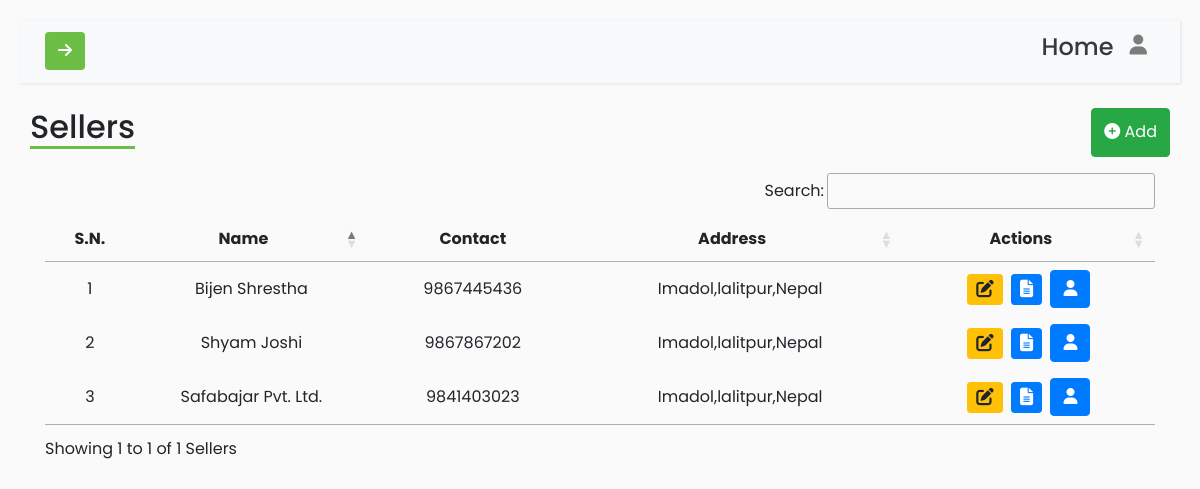
The app's page /Seller.php (signed in) with its own data.
### tables this page shows
CREATE TABLE `Seller` (
  `Id` int(255) NOT NULL,
  `Name` varchar(255) DEFAULT NULL,
  `Contact` varchar(255) DEFAULT NULL,
  `Address` varchar(255) DEFAULT NULL,
  `Citizenship` varchar(255) DEFAULT NULL,
  `Photo` varchar(255) DEFAULT NULL
);

### Seller.php (the view, shortened to what this page needs)
<!DOCTYPE html>
<html>
<head>
    <link rel="stylesheet" href="https://stackpath.bootstrapcdn.com/bootstrap/4.1.0/css/bootstrap.min.css"
>
    <link rel="stylesheet" href="style.css">
    <link rel="stylesheet"
        href="https://cdnjs.cloudflare.com/ajax/libs/malihu-custom-scrollbar-plugin/3.1.5/jquery.mCustomScrollbar.min.css">
    <link rel="stylesheet" href="https://cdnjs.cloudflare.com/ajax/libs/font-awesome/6.4.0/css/all.min.css"
 />
    <link rel="stylesheet" href="https://cdn.datatables.net/1.13.4/css/jquery.dataTables.css" />
</head>
<body>
    <div class="wrapper">
        <div id="content">
            <nav class="navbar navbar-expand-lg navbar-light bg-light sticky-top">
                <div class="container-fluid">
                    <button type="button" id="sidebarCollapse" class="btn">
                        <i class="fas fa-arrow-right"></i>
                    </button>
                    <div class="collapse navbar-collapse" id="navbarSupportedContent">
                        <ul class="nav navbar-nav ml-auto">
                            <li class="nav-item">
                                <a class="nav-link text-dark h4" href="Index.php">Home</a>
                            </li>
                            <li class="nav-item dropdown">
                                <a class="nav-link" data-toggle="dropdown" href="#" role="button" aria-haspopup="true"
                                    aria-expanded="false"><i class="fa-solid fa-user fa-lg"></i></a>
                            </li>
                        </ul>
                    </div>
                </div>
            </nav>
            <div class="container">
                <div class="row d-flex justify-content-center align-items-center">
                    <div class="col-lg-12 col-md-12 col-sm-12 ">
                        <div class="row mb-3 d-flex justify-content-between">
                            <h2 class="cath2">Sellers</h2>
                            <button class="btn btn-success" data-toggle="modal" data-target="#addmodal"><i
                                    class="fa fa-circle-plus fa-1x"></i> Add</button>
                        </div>
                        <table id="myTable" class="text-center">
                            <thead>
                                <tr>
                                    <th>S.N.</th>
                                    <th>Name</th>
                                    <th>Contact</th>
                                    <th>Address</th>
                                    <th>Actions</th>
                                </tr>
                            </thead>
                            <tbody>
                                <?php
                                require_once("Connection.php");
                                $sql = "SELECT * from Seller";
                                $result = $conn->query($sql);
                                if ($result->num_rows > 0) {
                                    while ($data = mysqli_fetch_array($result)) {
                                        ?>
                                        <tr>
                                            <td>
                                                <?php echo $data["Id"] ?>
                                            </td>
                                            <td>
                                                <?php echo $data["Name"] ?>
                                            </td>
                                            <td>
                                                <?php echo $data["Contact"] ?>
                                            </td>
                                            <td>
                                                <?php echo $data["Address"] ?>
                                            </td>
                                            <td>
                                                <button type="submit" class="btn btn-sm btn-warning" data-toggle="modal"
                                                    data-toggle="tooltip" data-target='#addmodal<?php echo $data["Id"] ?>'
                                                    title="Edit"><i class="fa-solid fa-pen-to-square fa-lg"></i></button>
                                                <a href="Seller_report.php?id=<?php echo $data["Id"] ?>">
                                                    <button type="submit" class="btn btn-sm mx-1 btn-primary"
                                                        data-toggle="tooltip" title="Report"></button>
                                                </a>
                                                <button type="button" class="btn btn-primary" data-toggle="modal"
                                                    data-target="#Profile_detail<?php echo $data["Id"] ?>"><i class="fa-solid fa-user"></i></button>
                                            </td>
                                        </tr>
                                    </tbody>
                                    <?php
                                    }
                                }
                                ?>
                        </table>
                    </div>
                </div>
            </div>
        </div>
</body>
</html>

### style.css (style rules this page uses)
body { font-family: 'Poppins', sans-serif; background: #fafafa; }
a, a:hover, a:focus { color: inherit; text-decoration: none; transition: all 0.3s; }
.navbar { position: initial; padding: 5px 10px; background: #fff; border: none; border-radius: 0; margin-bottom: 25px; box-shadow: 1px 1px 3px rgba(0, 0, 0, 0.1); }
.sticky-top { z-index: 0; }
#sidebarCollapse { background-color: #6dbe45; color: white; }
#content { width: 100%; padding: 20px; min-height: 100vh; transition: all 0.3s; position: absolute; top: 0; right: 0; }
.cath2 { border-bottom: 3px solid #6dbe45; }
table thead tr th { text-align: center !important; }

### records on screen
seller: Id "1", Name "Bijen Shrestha", Contact "9867445436", Address "Imadol,lalitpur,Nepal"
seller: Id "2", Name "Shyam Joshi", Contact "9867867202", Address "Imadol,lalitpur,Nepal"
seller: Id "3", Name "Safabajar Pvt. Ltd.", Contact "9841403023", Address "Imadol,lalitpur,Nepal"
